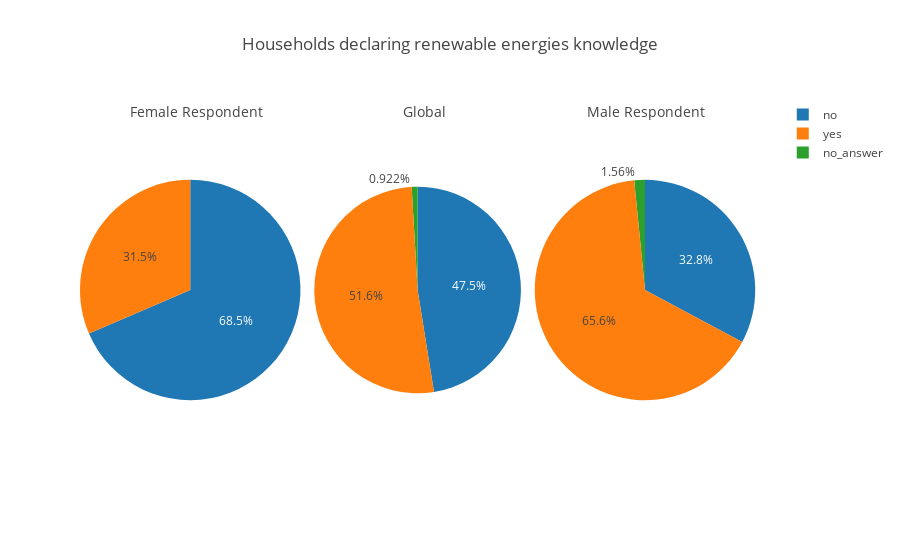

This figure's notebook cell:
### Markdown cell above
#### Renewable energy awareness

### Code cell
create_graphs_respondent(lambda x: x.groupby('renewable_knowledge').size(),
                         lambda x: x.values,
                         lambda x: x.index.values,
                         lambda x: x.sum(),
                         "Households declaring renewable energies knowledge")

### Figure 1 — Plotly figure (JSON) as saved in the notebook; plotly's stock layout.template omitted (floating-point values rounded to 4 significant figures)
{"data": [{"domain": {"x": [0, 0.32]}, "labels": ["no", "yes"], "sort": false, "type": "pie", "values": [61, 28]}, {"domain": {"x": [0.34, 0.64]}, "labels": ["no", "no_answer", "yes"], "sort": false, "type": "pie", "values": [103, 2, 112]}, {"domain": {"x": [0.66, 0.98]}, "labels": ["no", "no_answer", "yes"], "sort": false, "type": "pie", "values": [42, 2, 84]}], "layout": {"annotations": [{"font": {"size": 14}, "showarrow": false, "text": "Female Respondent", "x": 0.07, "y": 1}, {"font": {"size": 14}, "showarrow": false, "text": "Global", "x": 0.5, "y": 1}, {"font": {"size": 14}, "showarrow": false, "text": "Male Respondent", "x": 0.91, "y": 1}], "title": "Households declaring renewable energies knowledge"}}
